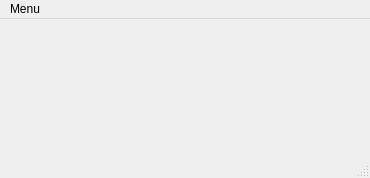
<?xml version="1.0" encoding="UTF-8"?>
<ui version="4.0">
 <class>Main_Window</class>
 <widget class="QMainWindow" name="Main_Window">
  <property name="geometry">
   <rect>
    <x>0</x>
    <y>0</y>
    <width>370</width>
    <height>178</height>
   </rect>
  </property>
  <property name="windowTitle">
   <string>MainWindow</string>
  </property>
  <widget class="QWidget" name="centralwidget"/>
  <widget class="QMenuBar" name="menubar">
   <property name="geometry">
    <rect>
     <x>0</x>
     <y>0</y>
     <width>370</width>
     <height>21</height>
    </rect>
   </property>
   <widget class="QMenu" name="menuMain">
    <property name="title">
     <string>Menu</string>
    </property>
    <addaction name="actionRegistro_Articulos"/>
    <addaction name="actionDistribuidores"/>
    <addaction name="actionBodegas"/>
    <addaction name="actionInventario_Articulos"/>
   </widget>
   <addaction name="menuMain"/>
  </widget>
  <widget class="QStatusBar" name="statusbar"/>
  <action name="actionRegistro_Articulos">
   <property name="text">
    <string>Registro Articulos</string>
   </property>
  </action>
  <action name="actionDistribuidores">
   <property name="text">
    <string>Distribuidores</string>
   </property>
  </action>
  <action name="actionBodegas">
   <property name="text">
    <string>Bodegas</string>
   </property>
  </action>
  <action name="actionInventario_Articulos">
   <property name="text">
    <string>Inventario Articulos</string>
   </property>
  </action>
 </widget>
 <resources/>
 <connections/>
</ui>
